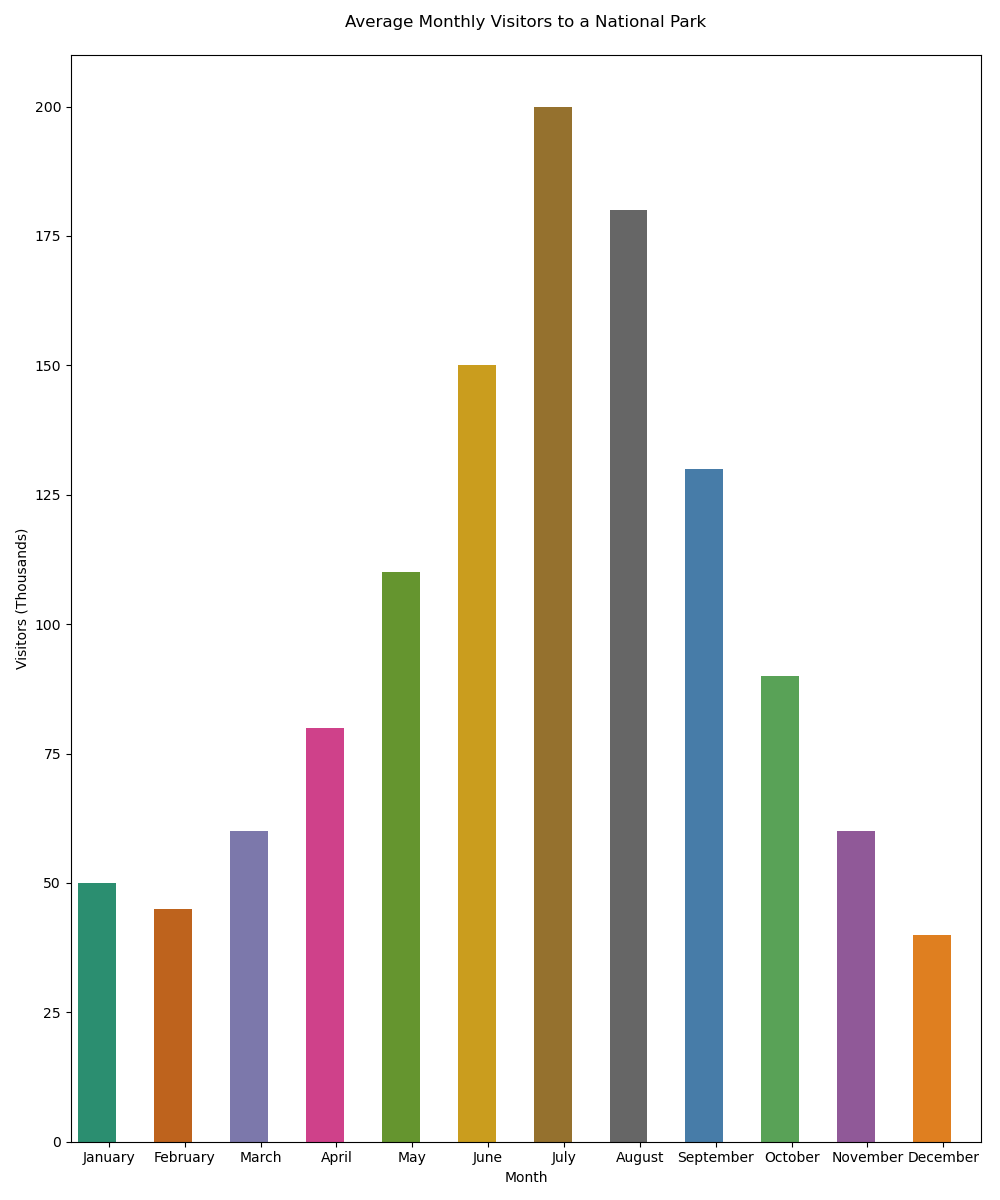

Source code (Python):

import seaborn as sns
import pandas as pd
import matplotlib.pyplot as plt

# Create the dataframe from the given data
data = {
    'Month': ['January', 'February', 'March', 'April', 'May', 'June', 
              'July', 'August', 'September', 'October', 'November', 'December'],
    'Average_Visitors_Thousands': [50, 45, 60, 80, 110, 150, 200, 180, 130, 90, 60, 40]
}

df = pd.DataFrame(data)

# Define a color palette with hexadecimal color codes
colors = ["#1b9e77", "#d95f02", "#7570b3", "#e7298a",
          "#66a61e", "#e6ab02", "#a6761d", "#666666",
          "#377eb8", "#4daf4a", "#984ea3", "#ff7f00"]

# Create a figure and adjust its size
plt.figure(figsize=(10, 12))

# Draw a vertical barplot
barplot = sns.barplot(
    x='Month',
    y='Average_Visitors_Thousands',
    data=df,
    palette=colors,
    orient='v'
)

# Modify bar width
for bar in barplot.patches:
    bar.set_width(0.5)

# Draw the plot
plt.title('Average Monthly Visitors to a National Park', pad=20)
plt.xlabel('Month')
plt.ylabel('Visitors (Thousands)')

plt.tight_layout()
plt.show()
